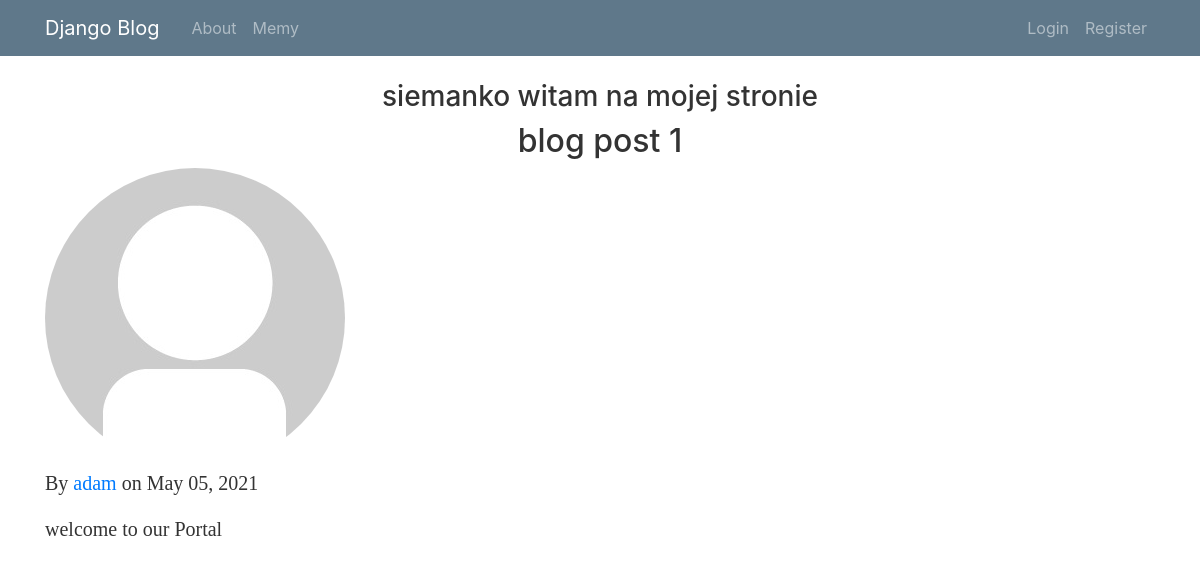
The app's page /post/1/ with its own data.
### blog/models.py (models this page shows, shortened)
class Post(models.Model):
    title = models.CharField(max_length=100)
    content = models.TextField()
    date_posted = models.DateTimeField(default=timezone.now)
    author = models.ForeignKey(User, on_delete=models.CASCADE)

### users/models.py (models this page shows, shortened)
class Profile(models.Model):
    user = models.OneToOneField(User, on_delete=models.CASCADE)
    image = models.ImageField(default='profile_pics/default.jpg', upload_to='profile_pics')

### blog/views.py (the view)
# urls.py: , path('post/<int:pk>/', views.PostDetailView.as_view(), name='post-detail') # pk = primary key
class PostDetailView(DetailView): # mind the order !
    model = Post

### blog/templates/blog/post_detail.html (shortened to what this page needs)
{% extends "blog/base.html" %}
{% block content %}
    <h3>siemanko witam na mojej stronie</h3>
    <h2>{{ object.title }}</h2>
    <img class="rounded-circle article-img" src="{{ post.author.profile.image.url }}">
    <p>
        By
        <a href="{% url 'user-posts' object.author.username %}">{{ object.author }}</a>
        on {{ object.date_posted|date:"F d, Y" }}
    </p>
    <p>{{ object.content }}</p>
{% endblock content %}

### blog/static/blog/main1.css (style rules this page uses)
body { background: fafafa; color: #333333; margin-top: 5rem; }
h1, h2, h3, h4, h5 { text-align: center; }
p { font-family: verdana; font-size: 20px; }

### records on screen
Post: title "blog post 1", author.profile.image (placeholder picture), author "adam", date_posted "May 05, 2021", content "welcome to our Portal"
